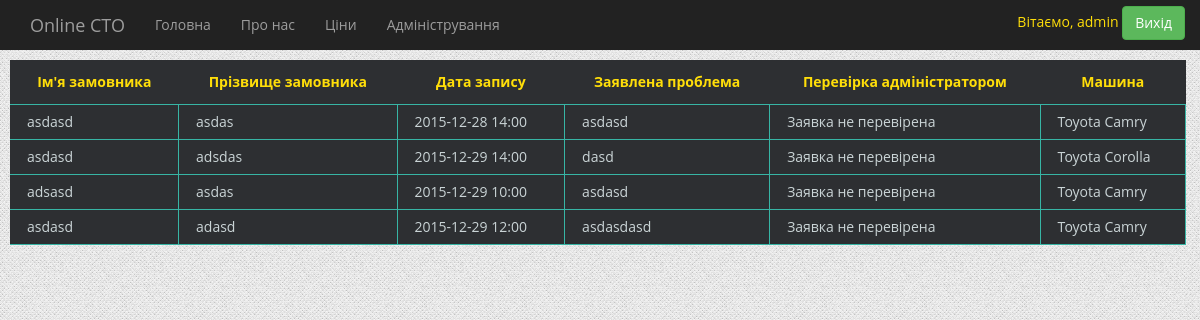
The app's page /myforms/ (signed in), older data.
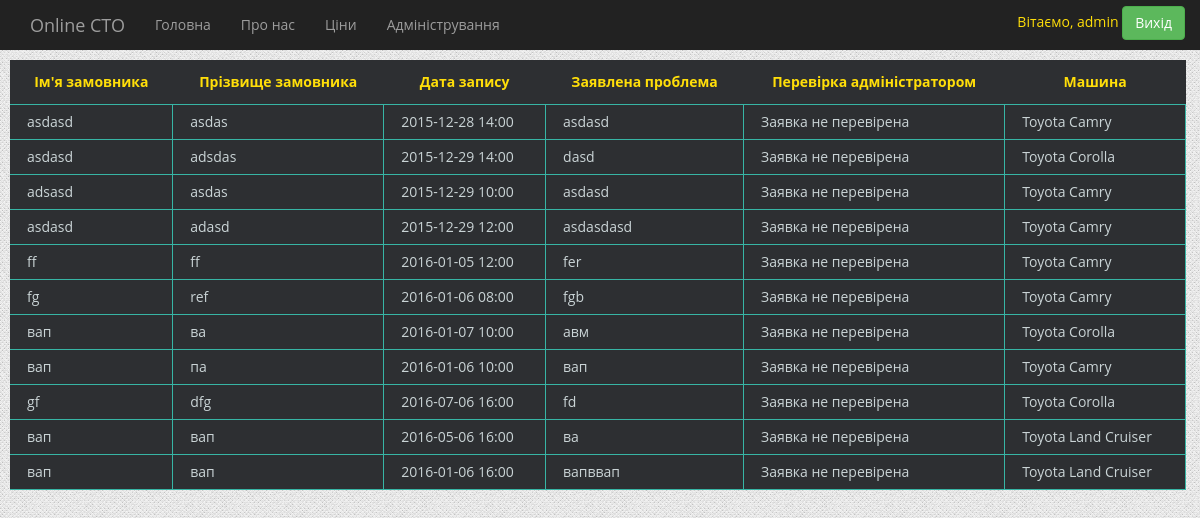
The same page, newer data.
### forma/models.py (models this page shows)
class Forma(models.Model):
    class Meta():
        db_table = 'forma'
    user_name = models.ForeignKey(User)
    first_name = models.CharField(max_length=200, verbose_name="Ім'я замовника")
    last_name = models.CharField(max_length=200, verbose_name="Призвіще замовника")
    car_name = models.ForeignKey(Cars, verbose_name="Виберіть автомобіль")
    problem = models.TextField(max_length=200, default='', verbose_name="Побажання")
    date = models.DateField(verbose_name="Забронюйте дату")
    time = models.TimeField(verbose_name="Забронюйте час")
    is_checked = models.BooleanField(default=False)
    def __str__(self):
        return self.date.strftime("%Y-%m-%d")+self.time.strftime(" %H:%M")

### app/models.py (models this page shows)
class Cars(models.Model):
    class Meta():
        db_table = 'cars'
    cars_name = models.CharField(max_length=200)
    cars_model = models.CharField(max_length=200)
    def __str__(self):
        return self.cars_name + " " + self.cars_model

### forma/views.py (the view)
# urls.py: url(r'^myforms/', myforms),
def myforms(request):
    if auth.get_user(request).username:
        t = get_template('myforms.html')
        username=auth.get_user(request).username
        if username:
            html = t.render({'myforms' : Forma.objects.filter(user_name=auth.get_user(request)),'first_name':auth.get_user(request).first_name, 'username' : auth.get_user(request).username})
        else:
            html = t.render({'myforms' : Forma.objects.filter(user_name=auth.get_user(request)), 'username' : auth.get_user(request).username})
        return HttpResponse(html)
    else:
        t = get_template('errors.html')
        html = t.render()
        return HttpResponse(html)

### forma/templates/myforms.html
{% extends 'index.html' %}
{% load staticfiles %}
{% block page %}
    <table class="table_dark">
    <thead>
     <tr>
         <th> Ім'я замовника </th>
         <th>Прізвище замовника</th>
         <th>Дата запису</th>
         <th>Заявлена проблема</th>
         <th>Перевірка адміністратором</th>
         <th>Машина</th>
     </tr>
     </thead>
    <tbody>
    {%  for myform in myforms %}
<tr>
    <td>{{  myform.first_name  }}</td>
    <td>{{ myform.last_name }}</td>
    <td>{{ myform }}</td>
    <td>{{ myform.problem }}</td>
<td> {% if myform.is_checked %}
                      Заявка підтвержена, час узгоджений
                      {% else %}
                      Заявка не перевірена
                      {% endif %}</td>
    <td>{{ myform.car_name }}</td>
        </tr>
    {% endfor %}
</tbody>
    </table>
{% endblock %}

### templates/index.html (shortened to what this page needs)
{% load staticfiles %}
<!DOCTYPE html>
<html lang="en">
  <head>
    <link href="{% static "static/css/bootstrap.min.css" %}" rel="stylesheet">
    <link href="{% static "static/css/carousel.css" %}" rel="stylesheet">
      <link href="{% static "static/css/dashboard.css" %}" rel="stylesheet">
      <link href="{% static "static/css/style.css" %}" rel="stylesheet">
      <link rel="stylesheet" type="text/css" href="{% static "static/date/jquery.datetimepicker.css"%}"/>
  </head>
  <body>
    <div >
      <div >
        <nav class="navbar navbar-inverse navbar-fixed-top">
          <div class="container">
            <div class="navbar-header">
              <a class="navbar-brand" href="/home/">Online СТО</a>
            </div>
            <div id="navbar" class="navbar-collapse collapse ">
              <ul class="nav navbar-nav">
                <li><a href="/home/">Головна</a></li>
                <li><a href="/about/">Про нас</a></li>
                  <li><a href="/table/all/">Ціни</a></li>
                  {% if username and username == 'drerek'  %}
                      <li><a href="/admin/">Адміністрування</a></li>
                  {% endif %}
                  </ul>
                    <div class="nav  navbar-right">
                        {% if username %}
                            <li> Вітаємо, {{ first_name }} <button onclick="location.href='/accounts/logout/'" class="btn btn-success">Вихід</button></li>
                          {% else %}
                            <button onclick="location.href='/accounts/login/'" class="btn btn-success">Вхід</button>
                            <button onclick="location.href='/register/'" class="btn btn-success">Реєстрація</button>
                        {% endif %}
                    </div>
            </div>
          </div>
        </nav>
      </div>
    </div>
    {% block page %} {% endblock %}
</body>
</html>

### static/css/carousel.css (style rules this page uses)
body { padding-bottom: 40px; color: #5a5a5a; }

### static/css/dashboard.css (style rules this page uses)
body { padding-top: 50px; }
.navbar-fixed-top { border: 0; }

### static/css/style.css (style rules this page uses)
body { background: url("images/bg.png") repeat; font-family: 'Open Sans', sans-serif; }
.table_dark { font-size: 14px; width: 98%; text-align: left; border-collapse: collapse; background: #2d2f32; margin: 10px ; }
.table_dark th { color: #ffde09; text-align: center; border-bottom: 1px solid #37B5A5; padding: 12px 17px; }
.table_dark td { color: #CAD4D6; border-bottom: 1px solid #37B5A5; border-right:1px solid #37B5A5; padding: 7px 17px; }

Row changes from the older to the newer data that the page shows:
added Forma: first_name "ff", last_name "ff", date+time "2016-01-05 12:00", problem "fer", is_checked "Заявка не перевірена", car_name "Toyota Camry"
added Forma: first_name "fg", last_name "ref", date+time "2016-01-06 08:00", problem "fgb", is_checked "Заявка не перевірена", car_name "Toyota Camry"
added Forma: first_name "вап", last_name "ва", date+time "2016-01-07 10:00", problem "авм", is_checked "Заявка не перевірена", car_name "Toyota Corolla"
added Forma: first_name "вап", last_name "па", date+time "2016-01-06 10:00", problem "вап", is_checked "Заявка не перевірена", car_name "Toyota Camry"
added Forma: first_name "gf", last_name "dfg", date+time "2016-07-06 16:00", problem "fd", is_checked "Заявка не перевірена", car_name "Toyota Corolla"
added Forma: first_name "вап", last_name "вап", date+time "2016-05-06 16:00", problem "ва", is_checked "Заявка не перевірена", car_name "Toyota Land Cruiser"
added Forma: first_name "вап", last_name "вап", date+time "2016-01-06 16:00", problem "вапввап", is_checked "Заявка не перевірена", car_name "Toyota Land Cruiser"
